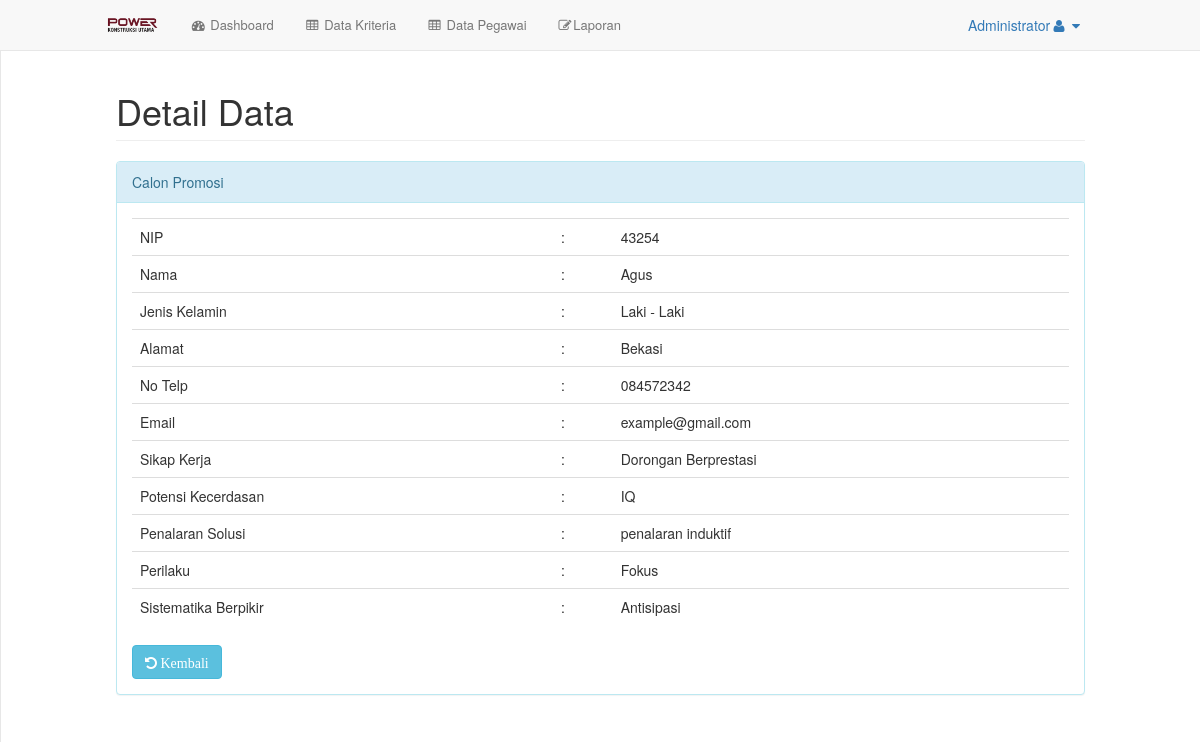
The page /index.php?url=data_calon_lihat&id=125 (signed in) on the database its author committed.
### tables this page shows
CREATE TABLE `calon` (
  `id` int(11) NOT NULL,
  `nip` varchar(18) NOT NULL,
  `nama` varchar(50) NOT NULL,
  `jenis_kelamin` varchar(15) NOT NULL,
  `alamat` varchar(255) NOT NULL,
  `no_telp` varchar(15) NOT NULL,
  `email` varchar(50) NOT NULL,
  `divisi` varchar(20) NOT NULL,
  `awal_masuk` varchar(10) NOT NULL,
  `lama_kerja` int(11) NOT NULL,
  `submit_by` int(11) DEFAULT 1
);

CREATE TABLE `subkriteria` (
  `id` int(11) NOT NULL,
  `kriteria_id` int(11) DEFAULT 0,
  `nama` varchar(50) DEFAULT '0',
  `bobot` double DEFAULT 0
);

### config/routes.php (called while the page is built, shortened)
<?php
$include = [];
if (isset($_GET['url'])) {
	switch ($_GET['url']) {
		case 'data_calon_lihat':
			$include[] = 'halaman/calon/lihat.php';
			break;
	}
} else {
	$include[] = 'halaman/dashboard.php';
}

### config/calon/load_detail.php (called while the page is built, shortened)
<?php
include 'config/koneksi.php';
$id = $_GET['id'];
$query = "SELECT calon.*, kriteria.nama as nama_kriteria,
	subkriteria.nama as nama_subkriteria, calon_subkriteria.value as value_calon_subkriteria,
	calon_subkriteria.id as calon_subkriteria_id FROM calon
	left join calon_subkriteria on (calon.id=calon_subkriteria.calon_id)
	left join subkriteria on (subkriteria.id=calon_subkriteria.subkriteria_id)
	left join kriteria on (kriteria.id=subkriteria.kriteria_id)
	where calon.id='$id'";
$hasil = mysqli_query($koneksi, $query);
while ($data_row = mysqli_fetch_array($hasil)) {
	$datas[] = $data_row;
}
if (!(empty($datas))) {
	$data['id'] = $datas[0]['id'];
	$data['nip'] = $datas[0]['nip'];
	$data['nama'] = $datas[0]['nama'];
	$data['jenis_kelamin'] = $datas[0]['jenis_kelamin'];
	$data['alamat'] = $datas[0]['alamat'];
	$data['no_telp'] = $datas[0]['no_telp'];
	$data['email'] = $datas[0]['email'];
	$data['divisi'] = $datas[0]['divisi'];
	$data['awal_masuk'] = $datas[0]['awal_masuk'];
	$data['lama_kerja'] = $datas[0]['lama_kerja'];
	foreach ($datas as $key => $value) {
		$data['kriteria'][$value['nama_kriteria']]['value'] = $value['nama_subkriteria'] != 'input' ? $value['nama_subkriteria'] : $value['value_calon_subkriteria'];
		$data['kriteria'][$value['nama_kriteria']]['id'] = $value['calon_subkriteria_id'];
	}
	$data_calon = $data;
}

### halaman/calon/lihat.php (the view)
<div id="page-wrapper">
    <div class="container-fluid">
        <div class="row">
            <div class="col-lg-12">
                <h1 class="page-header">Detail Data</h1>
            </div>
        </div>
        <div class="row">
            <div class="col-lg-12">
                <div class="panel panel-info">
                    <div class="panel-heading">
                        Calon Promosi
                    </div>
                    <div class="panel-body">
                        <table class="table">
                            <tr>
                                <td>NIP</td>
                                <td>:</td>
                                <td><?php echo $data_calon['nip']; ?></td>
                            </tr>
                            <tr>
                                <td>Nama</td>
                                <td>:</td>
                                <td><?php echo $data_calon['nama']; ?></td>
                            </tr>
                            <tr>
                                <td>Jenis Kelamin</td>
                                <td>:</td>
                                <td><?php echo $data_calon['jenis_kelamin']; ?></td>
                            </tr>
                            <tr>
                                <td>Alamat</td>
                                <td>:</td>
                                <td><?php echo $data_calon['alamat']; ?></td>
                            </tr>
                            <tr>
                                <td>No Telp</td>
                                <td>:</td>
                                <td><?php echo $data_calon['no_telp']; ?></td>
                            </tr>
                            <tr>
                                <td>Email</td>
                                <td>:</td>
                                <td><?php echo $data_calon['email']; ?></td>
                            </tr>
                            <?php foreach ($data_calon['kriteria'] as $key => $value) : ?>
                                <tr>
                                    <td><?php echo $key; ?></td>
                                    <td>:</td>
                                    <td><?php echo $value['value'] ?></td>
                                </tr>
                            <?php endforeach ?>
                        </table>
                        <a href="index.php?url=data_calon" style="color: white;" class="btn btn-md btn-info"><i class="fa fa-undo"> Kembali</i></a>
                    </div>
                </div>
            </div>
        </div>
    </div>
</div>

### index.php (shortened to what this page needs)
<?php
include 'config/routes.php';
 include 'halaman/header.php';
foreach ($req as $key => $value) {
	require_once $value;
}
foreach ($include as $key => $value) {
	require_once $value;
}
include 'halaman/footer.php';
?>

### halaman/header.php (style rules this page uses)
@media (min-width: 768px) { #page-wrapper { position: inherit; margin: auto; padding: 0 100px; border-left: 1px solid #e7e7e7; } }

### rows shown on the page
calon: key "Sikap Kerja", subkriteria.nama "Dorongan Berprestasi", key "Penalaran Solusi", subkriteria.nama "penalaran induktif", key "Perilaku", subkriteria.nama "Fokus", key "Sistematika Berpikir", subkriteria.nama "Antisipasi"

### other values the page prints
$_SESSION['nama'] "Administrator"
$data_calon['nip'] "43254"
$data_calon['no_telp'] "084572342"
$key "Potensi Kecerdasan"
$value['value'] "IQ"
